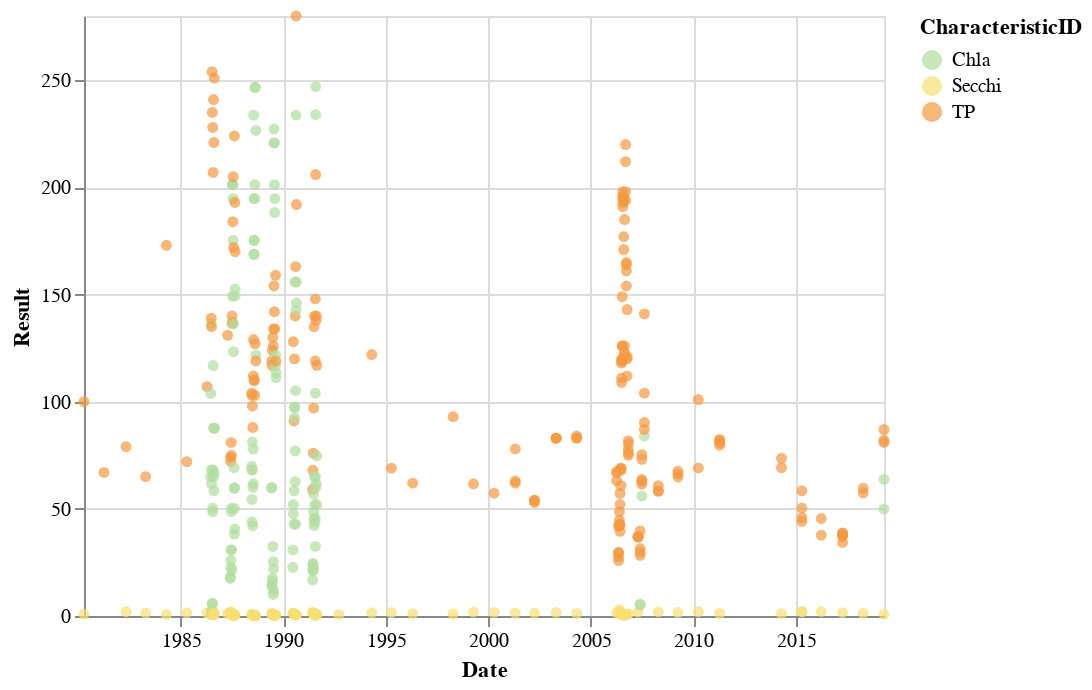

Notebook source saved alongside this figure:
### Code cell
tre_chart('SHELBURNE')

### Figure 1 — Vega-Lite specification as saved in the notebook (floating-point values rounded to 4 significant figures; data arrays with more than 128 entries replaced by an {"elided": "..."} marker saying what was removed)
{"config": {"view": {"continuousWidth": 400, "continuousHeight": 300}}, "data": {"name": "data-6700ad38c456ae5c2d3886aa654d9427"}, "mark": "circle", "encoding": {"color": {"type": "nominal", "field": "CharacteristicID", "scale": {"scheme": "lightmulti"}}, "x": {"type": "temporal", "field": "Date"}, "y": {"type": "quantitative", "field": "Result"}}, "$schema": "https://vega.github.io/schema/vega-lite/v4.8.1.json", "datasets": {"data-6700ad38c456ae5c2d3886aa654d9427": {"elided": "434 records"}}}
